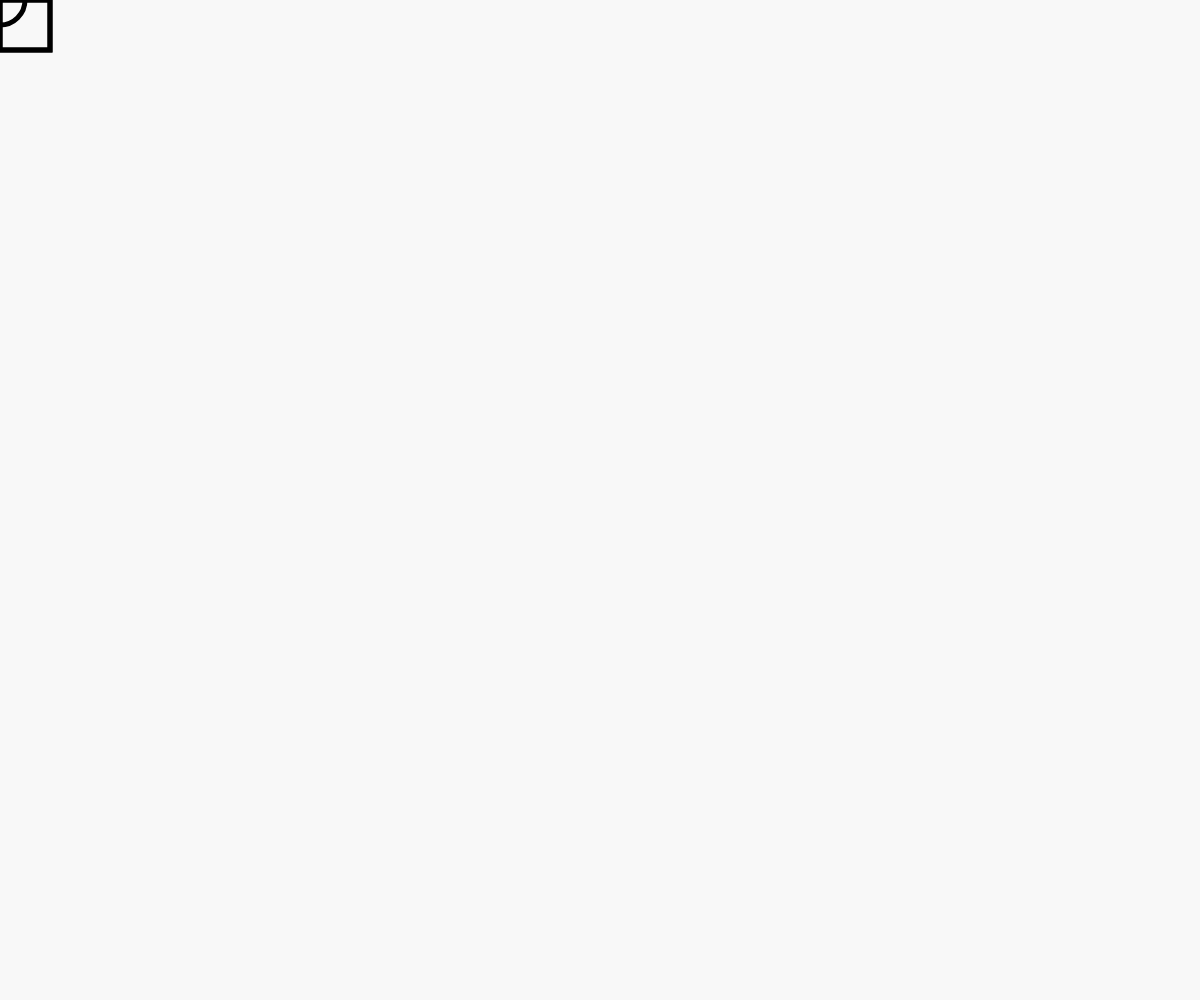
Frame 1 (no input)
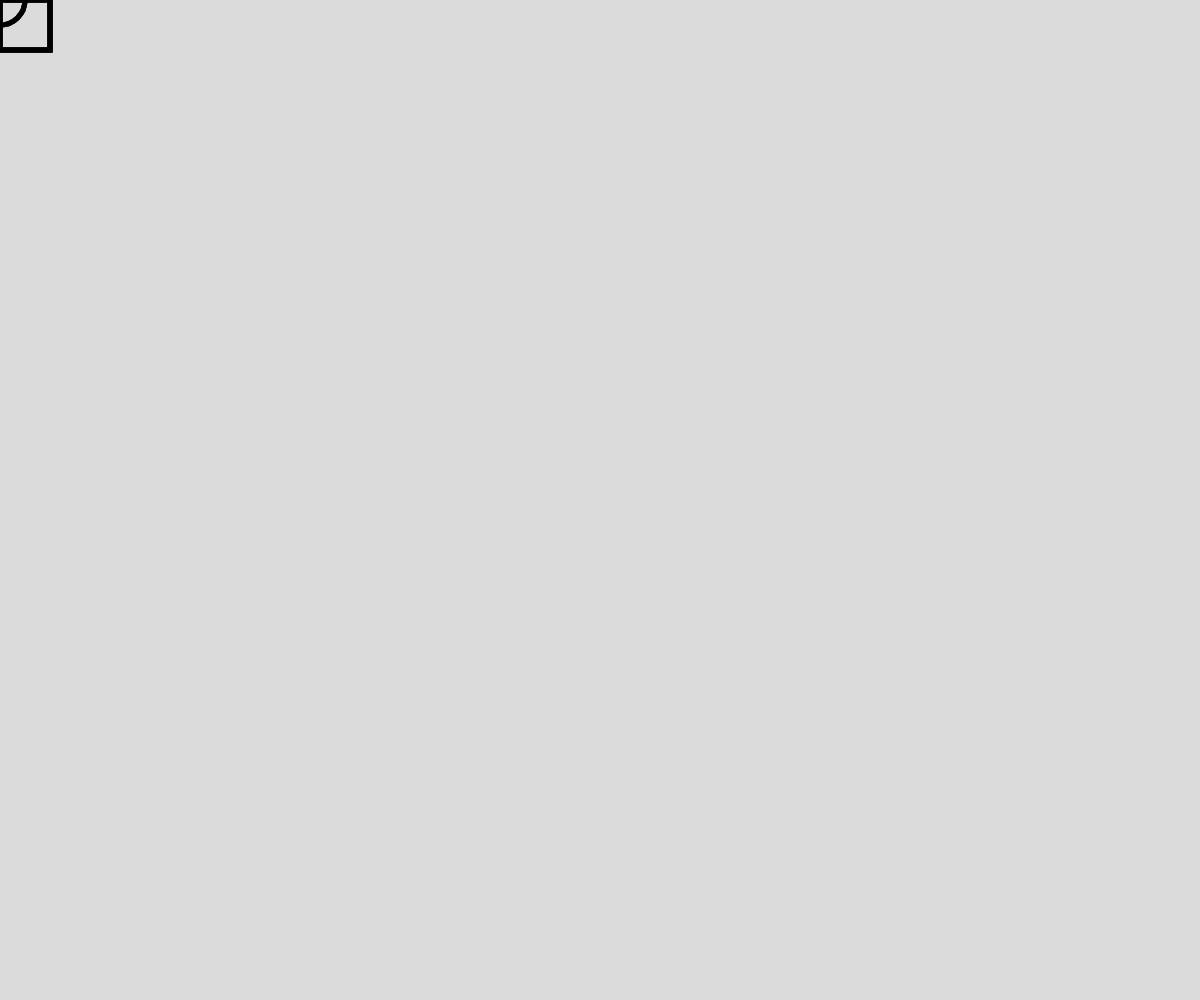
Frame 60 (no input)
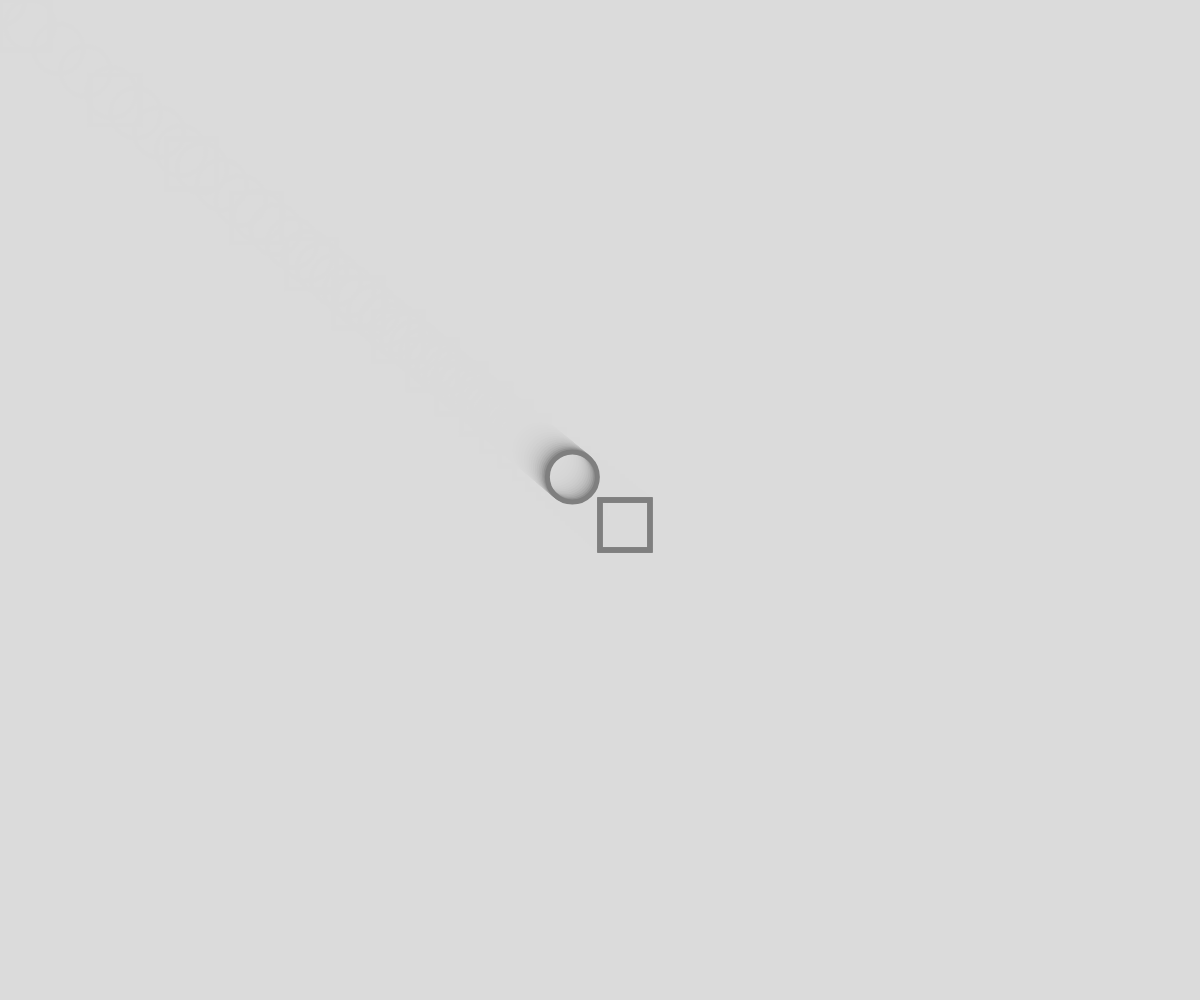
Frame 120 (the mouse pressed at the canvas centre since frame 60)

The p5.js sketch that drew these frames (run headless with seeded random() and noise() and a simulated clock; from frame 60 on, the mouse is pressed at the canvas centre):

// p5.js sketch
// ── sketch.js
// Project Title
// Your Name
// Date
//
// Extra for Experts:
// - describe what you did to take this project "above and beyond"

let rectX = 0;
let rectY = 0;
let circleX = 0;
let circleY = 0;


function setup() {
  createCanvas(windowWidth, windowHeight);
  x = width/2;  y = height/2
  noFill()
  strokeWeight(5)
}

function draw() {
  background(220,50);
  rectX = lerp(rectX,mouseX,0.15)
  rectY = lerp(rectY,mouseY,0.15)

  let r = map(rectX,0,width,0,255)
  let g = map(rectY,0,height,0,255)
  let b = map(rectX+rectY,0,width+height,0,255)
  stroke(r,g,b)
  
  rect(rectX,rectY,50,50)
  

  rect(rectX,rectY,50,50)

  circleX = lerp(circleX,mouseX,0.05)
  circleY = lerp(circleY,mouseY,0.05)

  
  circle(circleX,circleY,50)
  

}
